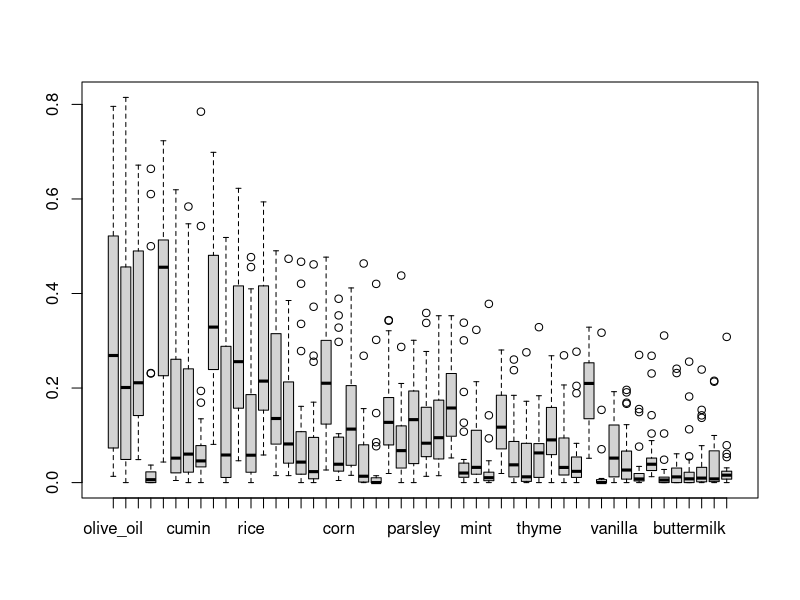
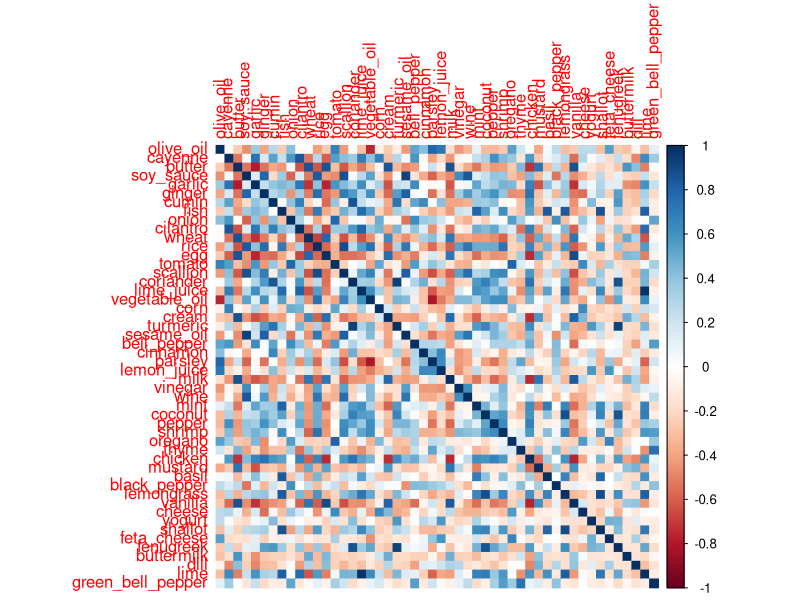
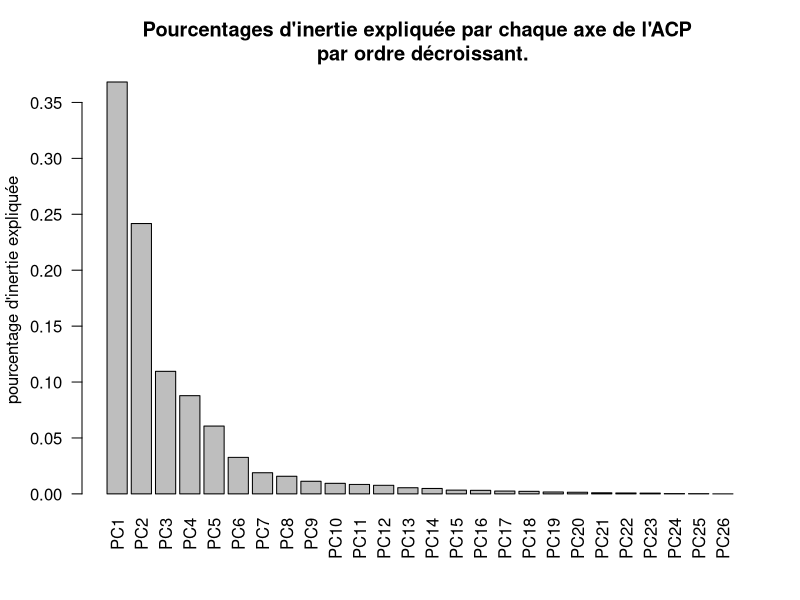
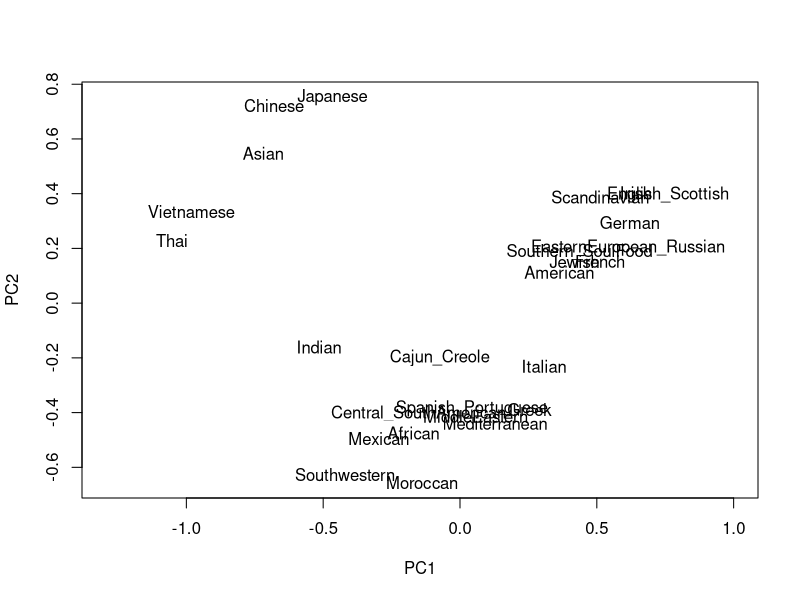
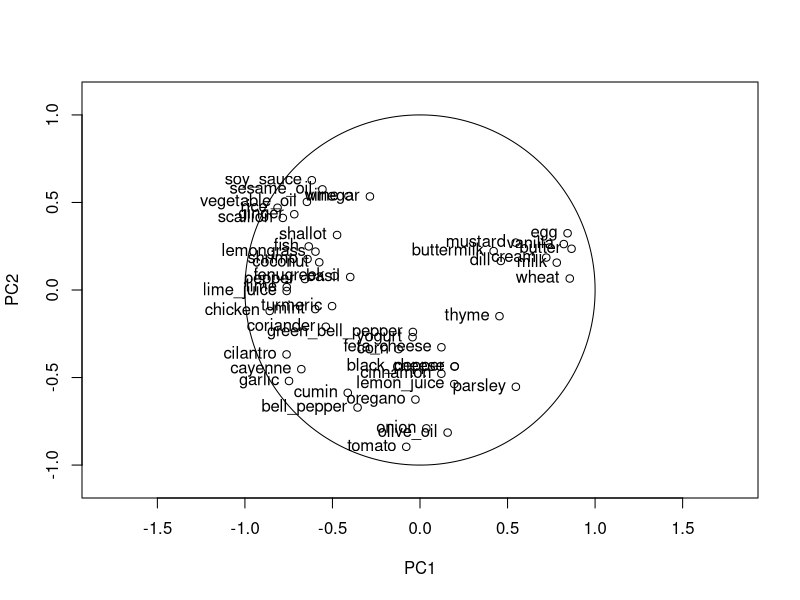
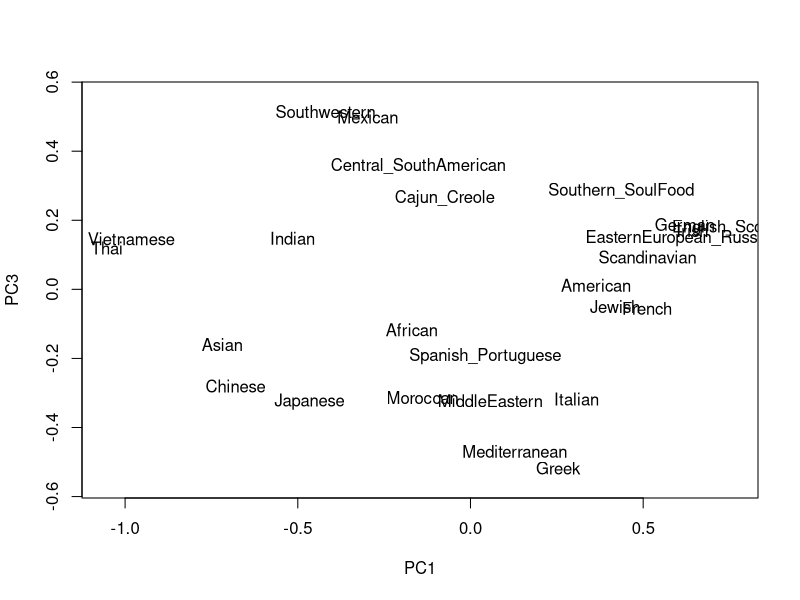
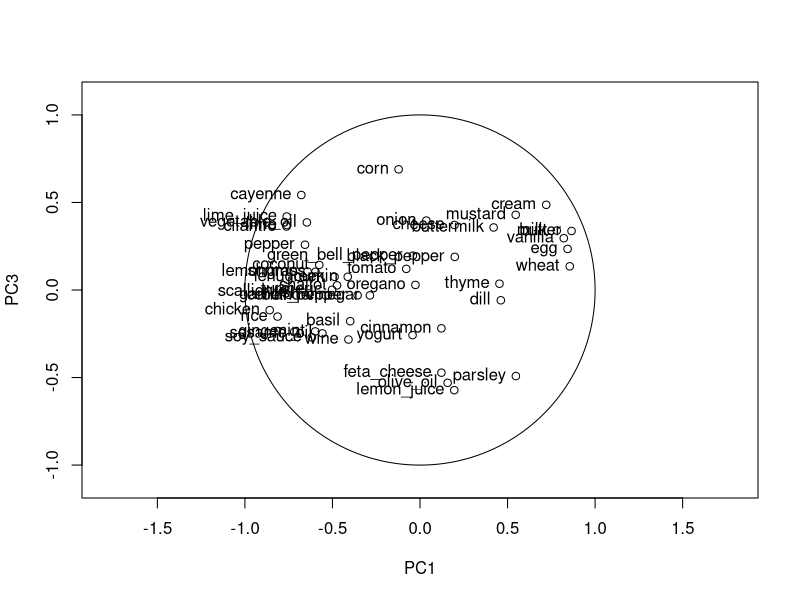
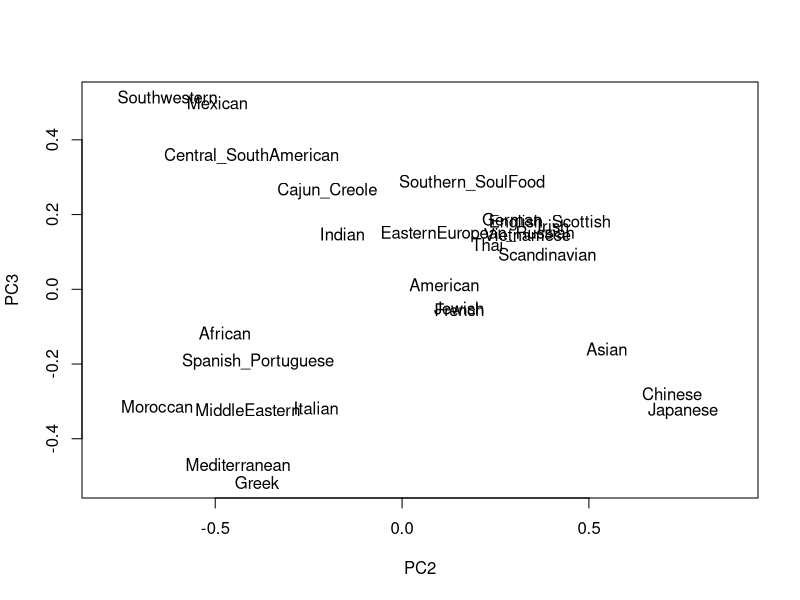

The R script that drew these images, in order: (Note: this script raises an error after producing the figures.)
## ---- chunk 1
recettes_pays <- read.csv("donnees/recettes-pays.data", header=T, sep=",")
head(recettes_pays)
recettes_pays_quant = recettes_pays[,-1]
#sum(recettes_pays_quant[1,])
#sum(recettes_pays_quant[,1])
## ---- chunk 2
print(nrow(recettes_pays))
print(length(unique(recettes_pays[,1])))
print(ncol(recettes_pays))
print(min(recettes_pays_quant))
print(max(recettes_pays_quant))
print(sum(is.na(recettes_pays_quant)))
boxplot(recettes_pays_quant)
#summary(recettes_pays)
## ---- chunk 3
library(corrplot)
M <- cor(recettes_pays_quant)
col <- colorRampPalette(c("#BB4444", "#EE9988", "#FFFFFF", "#77AADD", "#4477AA"))
corrplot(M, method = "color") #trop de variables...
## ---- chunk 4
res <- prcomp(recettes_pays_quant)
summary_ACP = summary(res)
print(summary_ACP)
png(filename="imgs/acp.png")
barplot(summary_ACP$importance[2,], las=2)
title(main='Pourcentages d\'inertie expliquée par chaque axe de l\'ACP \n par ordre décroissant.', ylab='pourcentage d\'inertie expliquée')
#(res$sdev)^2 # Les valeurs propres
#res$loadings # Les vecteurs propres
#res$scores # Le nouveau tableau individus-variables
## ---- chunk 5
#ACP_res = data.frame(recettes_pays$origin, res$x, row.names = rownames(recettes_pays))
ACP_res = data.frame(res$x, row.names = rownames(recettes_pays_quant))

png(filename="imgs/acp_plan_1_2.png")
plot(ACP_res[,c(1,2)], type='n', asp=1) # Plan 1,2
text(ACP_res[,1], ACP_res[,2], labels=recettes_pays$origin)
## ---- chunk 6
n=dim(recettes_pays_quant)[1]
matrix_recettes_pays_quant <- as.matrix(recettes_pays_quant)
matrix_recettes_pays_quant_centre <- scale(x = matrix_recettes_pays_quant, center = TRUE, scale = FALSE)
V <- (1/n)*t(matrix_recettes_pays_quant_centre) %*% matrix_recettes_pays_quant_centre
tmp <- eigen(V, symmetric=TRUE)
L <- diag(tmp$values)[c(1:n),c(1:n)] #on retire les valeurs propres nulles
print(dim(ACP_res))
correlations <- (1/n) * (t(matrix_recettes_pays_quant_centre)%*%as.matrix(ACP_res)) / (sqrt(diag(V))%*%t(sqrt(diag(L))))
#print(correlations)
print(t(correlations[1,])%*%correlations[1,]) #vérification
print(t(correlations[3,])%*%correlations[3,]) #vérification
corr_1_2 <- correlations[,c(1,2)]
corr_1_3 <- correlations[,c(1,3)]
corr_2_3 <- correlations[,c(2,3)]
## ---- chunk 7
png(filename="imgs/cercle_plan_1_2.png")
plot(corr_1_2, xlim=c(-1.1,1.1), ylim=c(-1.1,1.1), asp=1)
text(correlations[,1], correlations[,2], labels=rownames(correlations), pos=2)
require(plotrix)
draw.circle(0, 0, 1, nv = 1000)
## ---- chunk 8
png(filename="imgs/acp_plan_1_3.png")
plot(ACP_res[,c(1,3)], type='n', asp=1) # Plan 1,3
text(ACP_res[,1], ACP_res[,3], labels=recettes_pays$origin)
## ---- chunk 9
png(filename="imgs/cercle_plan_1_3.png")
plot(corr_1_3, xlim=c(-1.1,1.1), ylim=c(-1.1,1.1), asp=1)
text(correlations[,1], correlations[,3], labels=rownames(correlations), pos=2)
require(plotrix)
draw.circle(0, 0, 1, nv = 1000)
## ---- chunk 10
png(filename="imgs/acp_plan_2_3.png")
plot(ACP_res[,c(2,3)], type='n', asp=1) # Plan 2,3
text(ACP_res[,2], ACP_res[,3], labels=recettes_pays$origin)
## ---- chunk 11
png(filename="imgs/cercle_plan_2_3.png")
plot(corr_2_3, xlim=c(-1.1,1.1), ylim=c(-1.1,1.1), asp=1)
text(correlations[,2], correlations[,3], labels=rownames(correlations), pos=2)
require(plotrix)
draw.circle(0, 0, 1, nv = 1000)
## ---- chunk 12
dist_manhattan_recettes = dist(recettes_pays_quant, method="manhattan")
clust = hclust(dist_manhattan_recettes, method="ward.D2")
print(clust)
png(filename="imgs/CAH_dendrogramme.png")
plot(clust, labels = recettes_pays$origin, xlab = "", ylab = "", main = "Dendrogramme de la classification ascendante hiérarchique")
## ---- chunk 13
min = vector(length = 10)
for (K in 1:10){
  clust = kmeans(recettes_pays_quant, K)
  #print("K:")
  #print(K)
  temp = clust$tot.withinss
  for (N in 2:100){
    clust = kmeans(recettes_pays_quant, K)
    #print(clust$tot.withinss)
    if (clust$tot.withinss<temp){
      temp = clust$tot.withinss
    }
  }
  min[K]=temp
}
print(min)
png(filename="imgs/K_means_choix_K.png")
plot(min, ylab="Inertie intraclasse", xlab = "K", main = "Inertie intraclasse en fonction du nombre de classes choisi")
## ---- chunk 14
K=3
clust <- kmeans(recettes_pays_quant, K)
#png(filename="imgs/K_means_choix_K.png")
clusters <- data.frame(recettes_pays$origin, clust$cluster)
clusters <- clusters[order(clusters[,2]),] 
print(clusters)
#print(recettes_pays$origin)
#print(clust$cluster)
#plot(clust, main = "K means")
## ---- chunk 15
recettes_echant <- read.csv("donnees/recettes-echant.data", header=T, sep=",")
print(recettes_echant)
## ---- chunk 16
print(nrow(recettes_echant))
print(length(unique(recettes_echant[,1])))
print(ncol(recettes_echant))
recettes_echant_quant <- recettes_echant[,-1]
print(min(recettes_echant_quant))
print(max(recettes_echant_quant))
print(sum(is.na(recettes_echant_quant)))
boxplot(recettes_echant_quant)
#summary(recettes_pays)
## ---- chunk 17
aggr <- by(recettes_echant_quant, INDICES=recettes_echant$origin, FUN=colSums)
ing_origin <- as.data.frame(do.call(cbind,aggr))
ing_origin <- ing_origin[order(row.names(ing_origin)),] 
#verification
#print(sum(ing_origin[1,]))
#print(sum(recettes_echant_quant$basil))
nb_recettes_origine = data.frame(t(summary(recettes_echant$origin)))
nb_recettes_origine <- do.call("rbind", replicate(dim(ing_origin)[1], nb_recettes_origine, simplify = FALSE))
ing_origin <- ing_origin / nb_recettes_origine
print(ing_origin)
## ---- chunk 18
dist_ing_origin = dist(ing_origin)
clust = hclust(dist_ing_origin, method="ward.D2")
png(filename="imgs/CAH_dendrogramme_ingredients.png", res=100, height=1000, width=1000)
plot(clust)
## ---- chunk 19
ing_origin <- data.frame(t(recettes_echant[,-1]))
ing_origin <- ing_origin[order(row.names(ing_origin)),] 
print(ing_origin)
## ---- chunk 20
dist_ing_origin = dist(ing_origin, method = "euclidian")
clust = hclust(dist_ing_origin, method="ward.D2")
png(filename="imgs/CAH_dendrogramme_ingredients_euclidian.png", res=100, height=1000, width=1000)
plot(clust)
## ---- chunk 21
dist_ing_origin = dist(ing_origin, method = "binary")
clust = hclust(dist_ing_origin, method="ward.D2")
png(filename="imgs/CAH_dendrogramme_ingredients_binary.png", res=100, height=1000, width=1000)
plot(clust)
